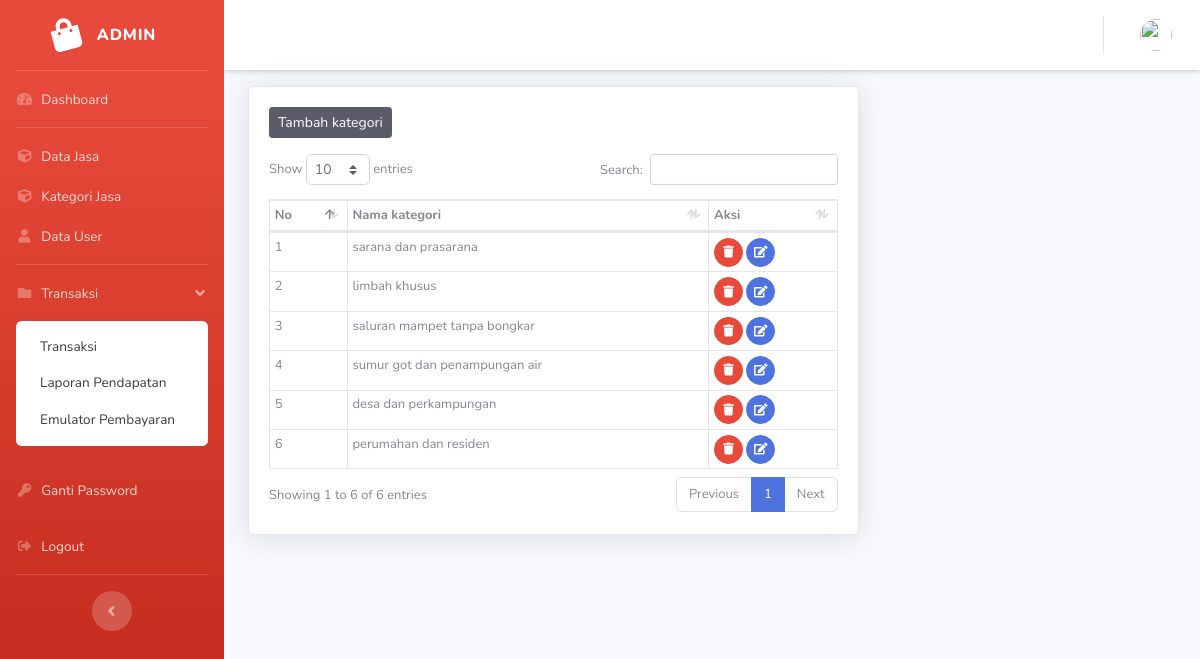
Page /index.php/admin/menu on the committed database.
### tables this page shows
CREATE TABLE `kategori` (
  `id_kategori` int(11) NOT NULL,
  `nama_kategori` varchar(128) NOT NULL
);

### application/controllers/admin/Menu.php (called while the page is built, shortened)
<?php
class Menu extends CI_Controller
{
   public function __construct()
   {
      $this->load->model('Model_menu');
   }
   public function index()
   {
      $data['title'] = 'Kategori';
      $data['user'] = $this->db->get_where('user', ['email' => $this->session->userdata('email')])->row_array();
      $data['kategori'] = $this->Model_menu->getKategori();
      $this->load->view('admin_templates/header', $data);
      $this->load->view('admin_templates/sidebar');
      $this->load->view('admin_templates/topbar', $data);
      $this->load->view('admin/kategori', $data);
      $this->load->view('admin_templates/footer');
   }
}

### index.php (called while the page is built, shortened)
<?php
require_once BASEPATH.'core/CodeIgniter.php';

### application/models/Model_menu.php (called while the page is built, shortened)
<?php
class Model_menu extends CI_Model
{
   public function getKategori()
   {
      return $this->db->get('kategori')->result_array();
   }
}

### application/views/admin/kategori.php (the view, shortened to what this page needs)
<div class="container" style="font-size:13px;">
   <div class="row">
      <div class="col-md-8">
         <div class="card shadow">
            <div class="card-body">
               <button class="btn btn-sm btn-dark mb-3" data-toggle="modal" data-target="#exampleModal">Tambah kategori</button>
               <table id="dataTable" class="table table-sm table-bordered">
                  <thead>
                     <tr>
                        <th>No</th>
                        <th>Nama kategori</th>
                        <th>Aksi</th>
                     </tr>
                  </thead>
                  <tbody>
                     <?php
                     $i = 1;
                     foreach ($kategori as $kat) : ?>
                        <tr>
                           <td><?= $i++; ?></td>
                           <td><?= $kat['nama_kategori']; ?></td>
                           <td>
                              <a href="<?= base_url('admin/menu/hapusKategori/') . $kat['id_kategori'] ?>" class="btn btn-danger btn-circle btn-sm"><i class="fas fa-trash"></i></a>
                              <a href="<?= base_url('admin/menu/editKategori/') . $kat['id_kategori'] ?>" class="btn btn-primary btn-circle btn-sm"><i class="fas fa-edit"></i></a>
                           </td>
                        </tr>
                     <?php endforeach; ?>
                  </tbody>
               </table>
            </div>
         </div>
      </div>
   </div>
</div>

### rows in the picture
kategori: nama_kategori "sarana dan prasarana"
kategori: nama_kategori "limbah khusus"
kategori: nama_kategori "saluran mampet tanpa bongkar"
kategori: nama_kategori "sumur got dan penampungan air"
kategori: nama_kategori "desa dan perkampungan"
kategori: nama_kategori "perumahan dan residen"
